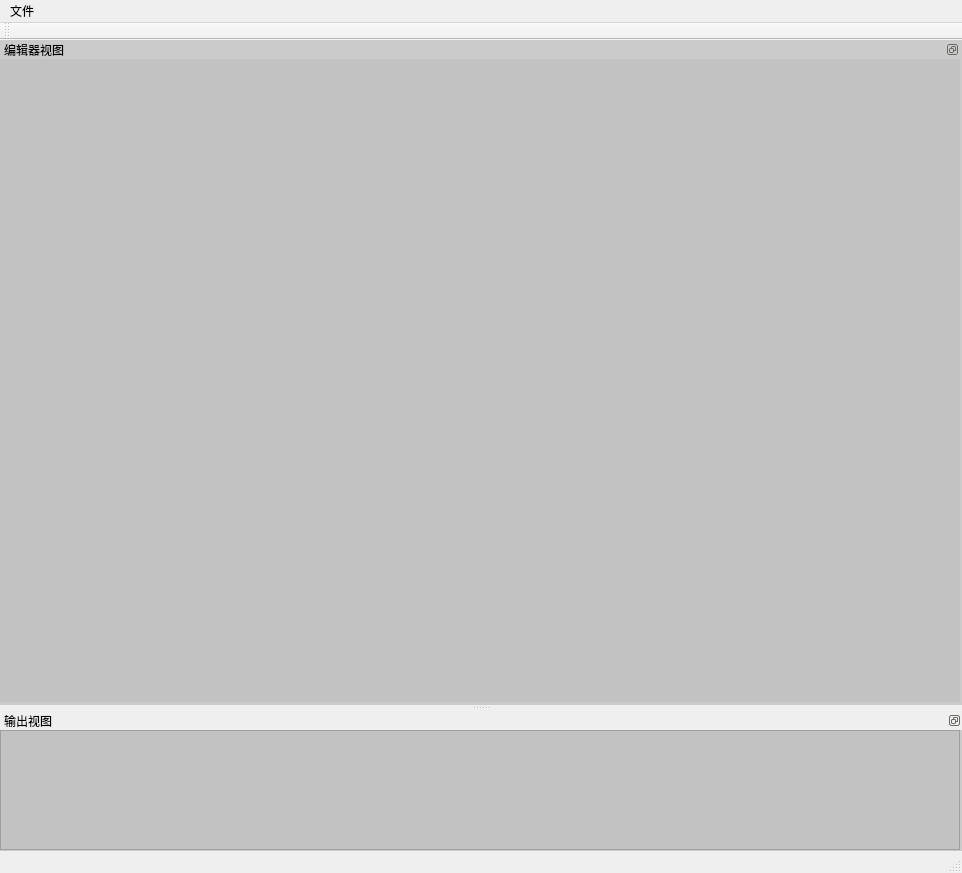
<?xml version="1.0" encoding="UTF-8"?>
<ui version="4.0">
 <class>QTModelEditorClass</class>
 <widget class="QMainWindow" name="QTModelEditorClass">
  <property name="geometry">
   <rect>
    <x>0</x>
    <y>0</y>
    <width>962</width>
    <height>873</height>
   </rect>
  </property>
  <property name="mouseTracking">
   <bool>true</bool>
  </property>
  <property name="windowTitle">
   <string>QTModelEditor</string>
  </property>
  <property name="styleSheet">
   <string notr="true"/>
  </property>
  <widget class="QWidget" name="centralWidget">
   <property name="mouseTracking">
    <bool>true</bool>
   </property>
   <property name="styleSheet">
    <string notr="true"> background-color:rgba(191, 191, 191, 191)</string>
   </property>
   <widget class="QDockWidget" name="SceneWidget">
    <property name="enabled">
     <bool>true</bool>
    </property>
    <property name="geometry">
     <rect>
      <x>0</x>
      <y>0</y>
      <width>960</width>
      <height>662</height>
     </rect>
    </property>
    <property name="mouseTracking">
     <bool>true</bool>
    </property>
    <property name="features">
     <set>QDockWidget::DockWidgetFloatable|QDockWidget::DockWidgetMovable</set>
    </property>
    <property name="windowTitle">
     <string>编辑器视图</string>
    </property>
    <widget class="QWidget" name="SceneWidgetContents">
     <property name="mouseTracking">
      <bool>true</bool>
     </property>
    </widget>
   </widget>
  </widget>
  <widget class="QMenuBar" name="menuBar">
   <property name="geometry">
    <rect>
     <x>0</x>
     <y>0</y>
     <width>962</width>
     <height>23</height>
    </rect>
   </property>
   <widget class="QMenu" name="menuFile">
    <property name="title">
     <string>文件</string>
    </property>
   </widget>
   <addaction name="menuFile"/>
  </widget>
  <widget class="QToolBar" name="mainToolBar">
   <attribute name="toolBarArea">
    <enum>TopToolBarArea</enum>
   </attribute>
   <attribute name="toolBarBreak">
    <bool>false</bool>
   </attribute>
  </widget>
  <widget class="QStatusBar" name="statusBar"/>
  <widget class="QDockWidget" name="LogWidget">
   <property name="minimumSize">
    <size>
     <width>960</width>
     <height>140</height>
    </size>
   </property>
   <property name="styleSheet">
    <string notr="true"> background-color:rgba(191, 191, 191, 191)</string>
   </property>
   <property name="features">
    <set>QDockWidget::DockWidgetFloatable|QDockWidget::DockWidgetMovable</set>
   </property>
   <property name="windowTitle">
    <string>输出视图</string>
   </property>
   <attribute name="dockWidgetArea">
    <number>8</number>
   </attribute>
   <widget class="QWidget" name="LogWidgetContents">
    <widget class="QPlainTextEdit" name="plainTextEdit">
     <property name="geometry">
      <rect>
       <x>0</x>
       <y>0</y>
       <width>960</width>
       <height>120</height>
      </rect>
     </property>
    </widget>
   </widget>
  </widget>
 </widget>
 <layoutdefault spacing="6" margin="11"/>
 <resources>
  <include location="qtmodeleditor.qrc"/>
 </resources>
 <connections/>
</ui>
